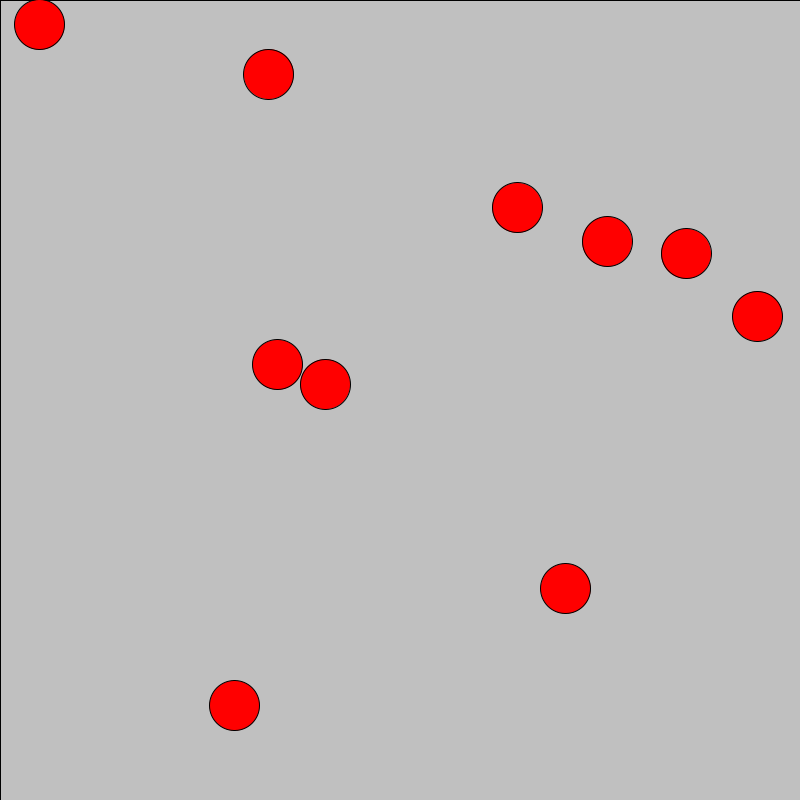
Frame 1 (no input)
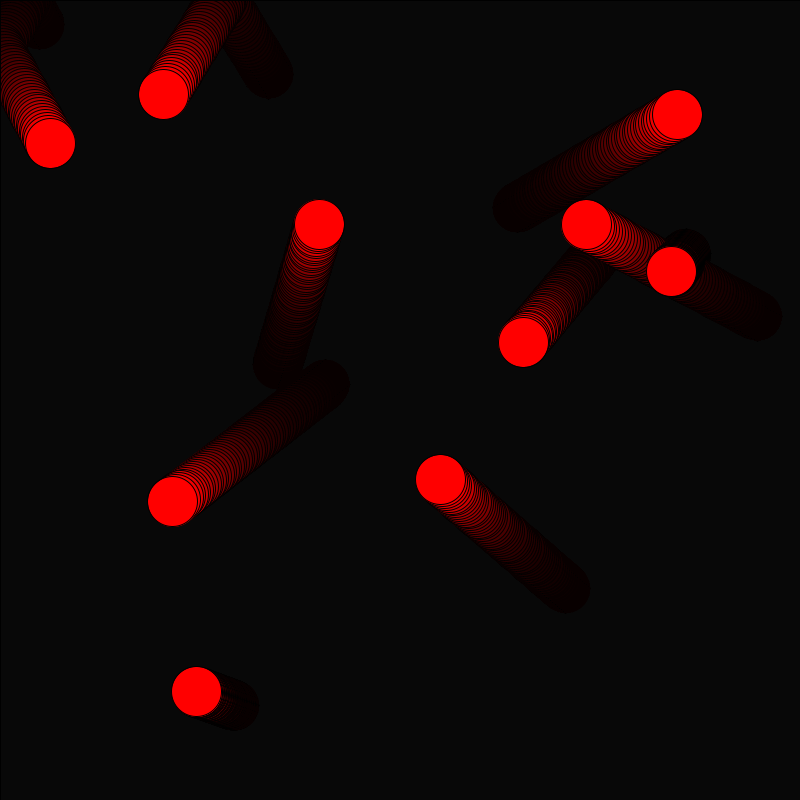
Frame 60 (the mouse pressed at the canvas centre just before this capture)
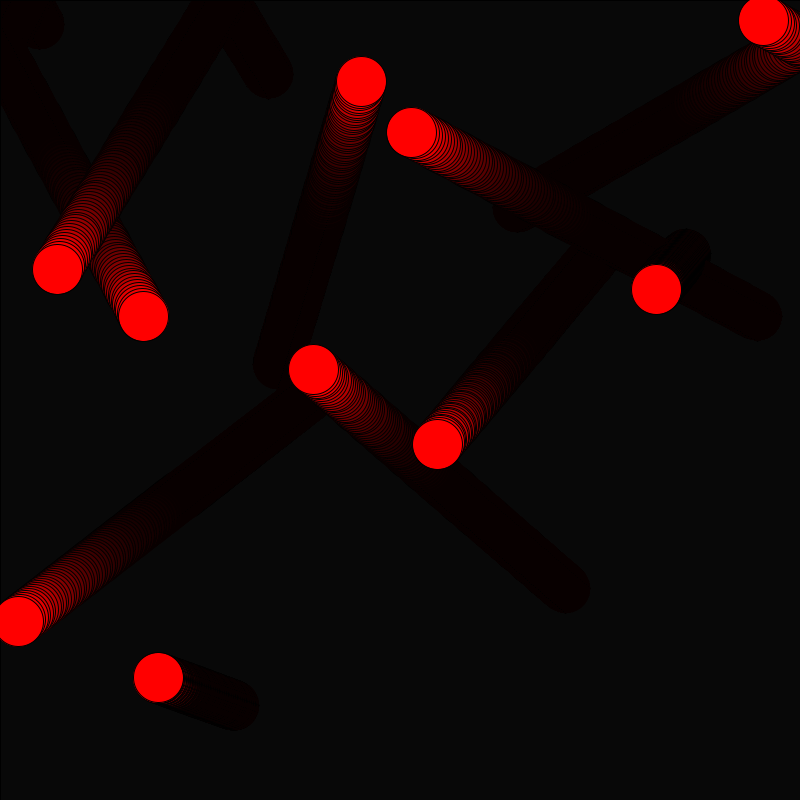
Frame 120 (the mouse held since frame 60 and released just before this capture)

The Processing sketch that drew these frames (run headless with seeded random() and noise(); from frame 60 on, the mouse is pressed at the canvas centre):

// Processing sketch: bouncingballs
// ── bouncingballs.pde
final int SIZE = 50;
final int NUM_BALLS = 10;
float [] x = new float[NUM_BALLS]; // x[0]  x[1]  ... x[9]
float [] y = new float[NUM_BALLS]; // y[0]  y[1]  ... y[9]
float[] dx = new float[NUM_BALLS];
float[] dy = new float[NUM_BALLS];

void setup() {
  size(800,800);
  for (int i = 0; i < NUM_BALLS; i++) {
    x[i] = random(width);
    y[i] = random(height);
    dx[i] = random(6) - 3;
    dy[i] = random(6) - 3;
  }
}

void draw() {
  fill(0,0,0, 15);
  rect(0,0, width,height);
  fill(255,0,0);
  for (int i = 0; i < NUM_BALLS; i++) {
    ellipse(x[i], y[i], SIZE,SIZE);
    x[i] += dx[i];
    y[i] += dy[i];
    if (x[i] < 0 || x[i] >= width)
      dx[i] = -dx[i];
    if (y[i] < 0 || y[i] >= width)
      dy[i] = -dy[i];
  }
}
